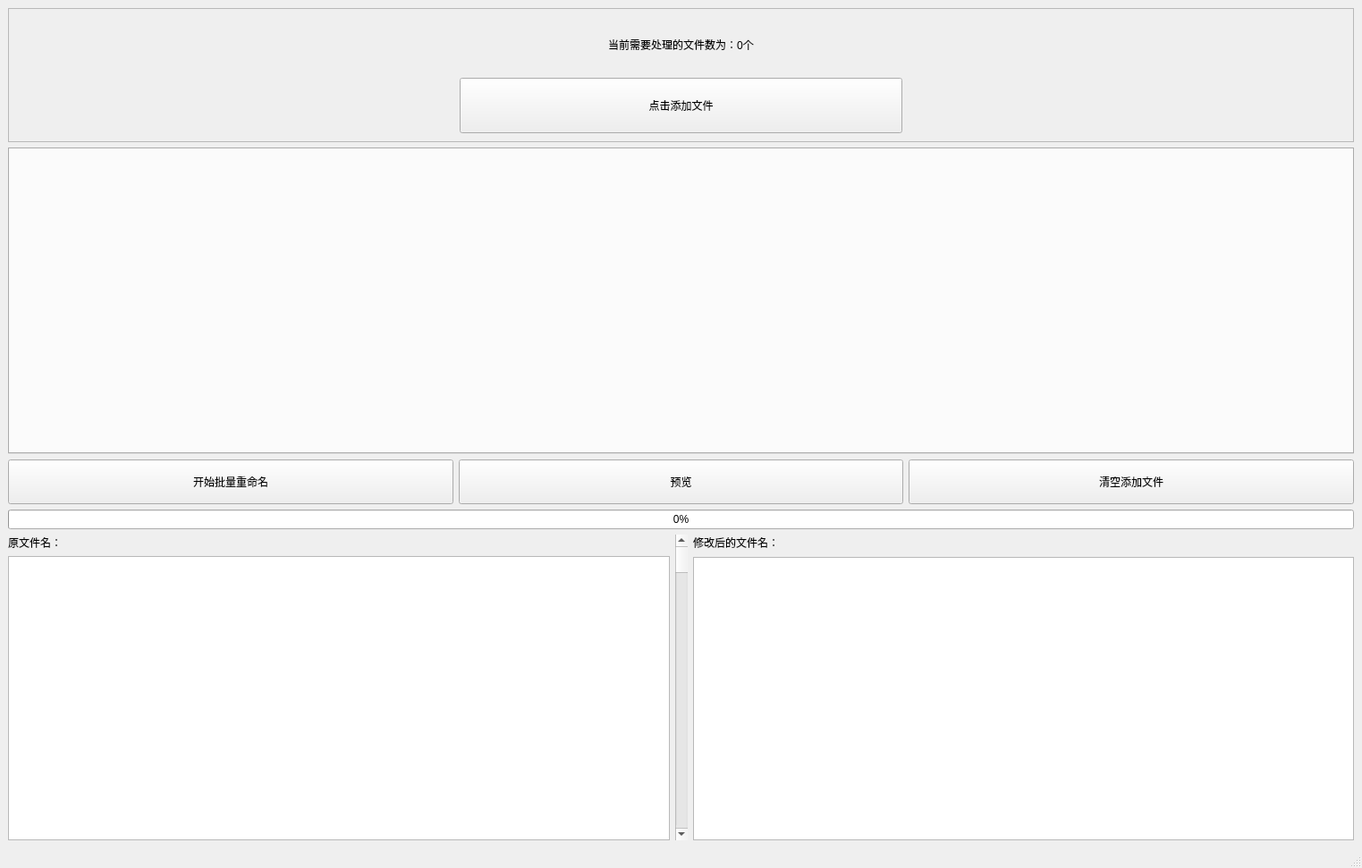
<?xml version="1.0" encoding="UTF-8"?>
<ui version="4.0">
 <class>MainWindow</class>
 <widget class="QMainWindow" name="MainWindow">
  <property name="geometry">
   <rect>
    <x>0</x>
    <y>0</y>
    <width>1523</width>
    <height>971</height>
   </rect>
  </property>
  <property name="windowTitle">
   <string>MainWindow</string>
  </property>
  <widget class="QWidget" name="centralwidget">
   <layout class="QVBoxLayout" name="verticalLayout_3">
    <item>
     <widget class="QFrame" name="frame">
      <property name="sizePolicy">
       <sizepolicy hsizetype="MinimumExpanding" vsizetype="Fixed">
        <horstretch>0</horstretch>
        <verstretch>0</verstretch>
       </sizepolicy>
      </property>
      <property name="minimumSize">
       <size>
        <width>0</width>
        <height>150</height>
       </size>
      </property>
      <property name="frameShape">
       <enum>QFrame::StyledPanel</enum>
      </property>
      <property name="frameShadow">
       <enum>QFrame::Plain</enum>
      </property>
      <property name="lineWidth">
       <number>1</number>
      </property>
      <layout class="QVBoxLayout" name="verticalLayout_4">
       <item>
        <widget class="QLabel" name="label_fileCnt">
         <property name="sizePolicy">
          <sizepolicy hsizetype="Preferred" vsizetype="MinimumExpanding">
           <horstretch>0</horstretch>
           <verstretch>0</verstretch>
          </sizepolicy>
         </property>
         <property name="text">
          <string>当前需要处理的文件数为：0个</string>
         </property>
         <property name="textFormat">
          <enum>Qt::PlainText</enum>
         </property>
         <property name="alignment">
          <set>Qt::AlignCenter</set>
         </property>
         <property name="wordWrap">
          <bool>false</bool>
         </property>
         <property name="margin">
          <number>0</number>
         </property>
        </widget>
       </item>
       <item>
        <layout class="QHBoxLayout" name="horizontalLayout_2">
         <item>
          <spacer name="horizontalSpacer">
           <property name="orientation">
            <enum>Qt::Horizontal</enum>
           </property>
           <property name="sizeHint" stdset="0">
            <size>
             <width>40</width>
             <height>20</height>
            </size>
           </property>
          </spacer>
         </item>
         <item>
          <widget class="QPushButton" name="pushButton_addFiles">
           <property name="sizePolicy">
            <sizepolicy hsizetype="MinimumExpanding" vsizetype="MinimumExpanding">
             <horstretch>0</horstretch>
             <verstretch>0</verstretch>
            </sizepolicy>
           </property>
           <property name="text">
            <string>点击添加文件</string>
           </property>
           <property name="flat">
            <bool>false</bool>
           </property>
          </widget>
         </item>
         <item>
          <spacer name="horizontalSpacer_2">
           <property name="orientation">
            <enum>Qt::Horizontal</enum>
           </property>
           <property name="sizeHint" stdset="0">
            <size>
             <width>40</width>
             <height>20</height>
            </size>
           </property>
          </spacer>
         </item>
        </layout>
       </item>
      </layout>
     </widget>
    </item>
    <item>
     <widget class="QTabWidget" name="tabWidget">
      <property name="sizePolicy">
       <sizepolicy hsizetype="Expanding" vsizetype="MinimumExpanding">
        <horstretch>0</horstretch>
        <verstretch>0</verstretch>
       </sizepolicy>
      </property>
      <property name="focusPolicy">
       <enum>Qt::StrongFocus</enum>
      </property>
      <property name="tabPosition">
       <enum>QTabWidget::North</enum>
      </property>
      <property name="tabShape">
       <enum>QTabWidget::Rounded</enum>
      </property>
      <property name="currentIndex">
       <number>-1</number>
      </property>
     </widget>
    </item>
    <item>
     <layout class="QHBoxLayout" name="horizontalLayout_3">
      <item>
       <widget class="QPushButton" name="pushButton_startRename">
        <property name="sizePolicy">
         <sizepolicy hsizetype="MinimumExpanding" vsizetype="Fixed">
          <horstretch>0</horstretch>
          <verstretch>0</verstretch>
         </sizepolicy>
        </property>
        <property name="minimumSize">
         <size>
          <width>0</width>
          <height>50</height>
         </size>
        </property>
        <property name="text">
         <string>开始批量重命名</string>
        </property>
       </widget>
      </item>
      <item>
       <widget class="QPushButton" name="pushButton_preview">
        <property name="sizePolicy">
         <sizepolicy hsizetype="MinimumExpanding" vsizetype="Fixed">
          <horstretch>0</horstretch>
          <verstretch>0</verstretch>
         </sizepolicy>
        </property>
        <property name="minimumSize">
         <size>
          <width>0</width>
          <height>50</height>
         </size>
        </property>
        <property name="text">
         <string>预览</string>
        </property>
       </widget>
      </item>
      <item>
       <widget class="QPushButton" name="pushButton_clearFiles">
        <property name="sizePolicy">
         <sizepolicy hsizetype="MinimumExpanding" vsizetype="Fixed">
          <horstretch>0</horstretch>
          <verstretch>0</verstretch>
         </sizepolicy>
        </property>
        <property name="minimumSize">
         <size>
          <width>0</width>
          <height>50</height>
         </size>
        </property>
        <property name="text">
         <string>清空添加文件</string>
        </property>
       </widget>
      </item>
     </layout>
    </item>
    <item>
     <widget class="QProgressBar" name="progressBar">
      <property name="enabled">
       <bool>true</bool>
      </property>
      <property name="value">
       <number>0</number>
      </property>
     </widget>
    </item>
    <item>
     <layout class="QHBoxLayout" name="horizontalLayout">
      <item>
       <layout class="QVBoxLayout" name="verticalLayout">
        <item>
         <widget class="QLabel" name="label_src">
          <property name="text">
           <string>原文件名：</string>
          </property>
         </widget>
        </item>
        <item>
         <widget class="QListWidget" name="listWidget_src">
          <property name="verticalScrollBarPolicy">
           <enum>Qt::ScrollBarAlwaysOff</enum>
          </property>
         </widget>
        </item>
       </layout>
      </item>
      <item>
       <widget class="QScrollBar" name="verticalScrollBar_sync">
        <property name="orientation">
         <enum>Qt::Vertical</enum>
        </property>
       </widget>
      </item>
      <item>
       <layout class="QVBoxLayout" name="verticalLayout_2">
        <property name="spacing">
         <number>7</number>
        </property>
        <item>
         <widget class="QLabel" name="label_dst">
          <property name="text">
           <string>修改后的文件名：</string>
          </property>
         </widget>
        </item>
        <item>
         <widget class="QListWidget" name="listWidget_dst">
          <property name="verticalScrollBarPolicy">
           <enum>Qt::ScrollBarAlwaysOff</enum>
          </property>
         </widget>
        </item>
       </layout>
      </item>
     </layout>
    </item>
   </layout>
  </widget>
  <widget class="QStatusBar" name="statusbar"/>
 </widget>
 <resources/>
 <connections/>
</ui>
